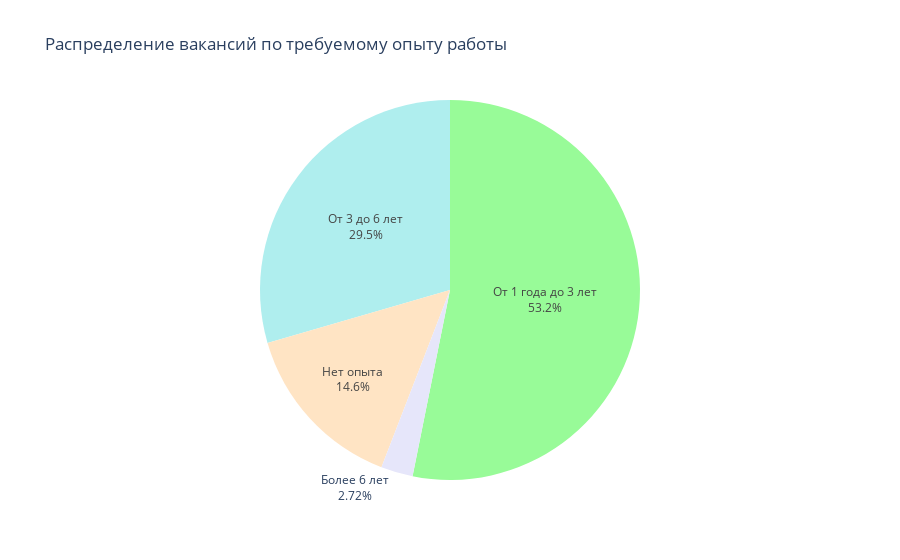

This figure's notebook cell:
### Code cell
# результат запроса
experience = pd.read_sql_query(query_4_5, connection)
display(experience)

# Строим круговую диаграмму по полученным данным
fig = px.pie(
    data_frame=experience, # датафрейм
    values='Кол-во вакансий', # значения
    names='Требуемый опыт работы', # имена категорий
    color_discrete_sequence=['PaleGreen', 'PaleTurquoise', 'Bisque', 'Lavender'], # цвета
    title='Распределение вакансий по требуемому опыту работы' # заголовок
)

fig.update_traces(
    textinfo='label+percent', # выводим имена категорий и процент в метках данных
)
fig.update(layout_showlegend=False) # удаляем легенду

fig.show()

### Figure 1 — Plotly figure (JSON) as saved in the notebook; plotly's stock layout.template omitted (floating-point values rounded to 4 significant figures)
{"data": [{"domain": {"x": [0, 1], "y": [0, 1]}, "hovertemplate": "Требуемый опыт работы=%{label}<br>Кол-во вакансий=%{value}<extra></extra>", "labels": ["Более 6 лет", "Нет опыта", "От 3 до 6 лет", "От 1 года до 3 лет"], "legendgroup": "", "name": "", "showlegend": true, "textinfo": "label+percent", "type": "pie", "values": [1337, 7197, 14511, 26152]}], "layout": {"legend": {"tracegroupgap": 0}, "piecolorway": ["PaleGreen", "PaleTurquoise", "Bisque", "Lavender"], "showlegend": false, "title": {"text": "Распределение вакансий по требуемому опыту работы"}}}
